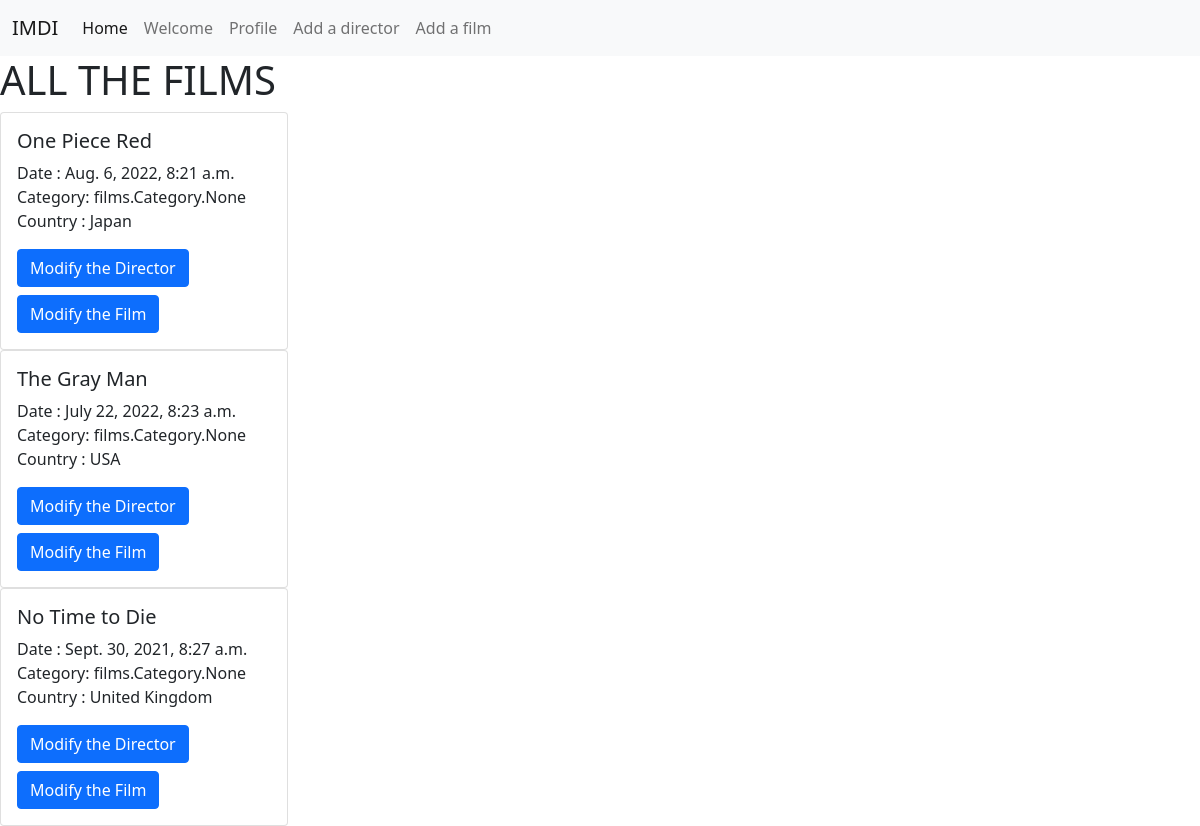
Page /homepage/ on the committed database.
### films/models.py (models this page shows, shortened)
class Title(models.Model):
    title = models.CharField(max_length=200)
    release_date = models.DateTimeField(default=datetime.now)
    created_in_country = models.ForeignKey(Country, on_delete=models.SET_NULL, null=True, related_name="created_in_country")
    available_in_countries = models.ManyToManyField(Country)
    category = models.ManyToManyField(Category)
    director = models.ManyToManyField(Director)

class Country(models.Model):
    name = models.CharField(max_length=200)
    def __str__(self):
        return self.name

### films/views.py (the view)
# urls.py: path('homepage/', views.homepage, name='homepage'),
def homepage(request):
    films = Title.objects.all()
    context = {'films': films}
    return render(request,'homepage.html',context)

### films/templates/homepage.html
{% extends 'base.html' %}
{% load static %}
{% block content%}
<h1>ALL THE FILMS</h1>
{%for film in films%}
<div class="card" style="width: 18rem;">
    <div class="card-body">
        <h5 class="card-title">{{film.title}}</h5>
        <p class="card-text">
            Date : {{film.release_date}} <br>
            Category: {{film.category}}<br>
            Country : {{film.created_in_country}}<br>
        </p>
        <a href="#" class="btn btn-primary">Modify the Director</a>
        <a href="#" class="btn btn-primary mt-2">Modify the Film</a>
    </div>
</div>
{%endfor%}
{% endblock%}

### films/templates/base.html (shortened to what this page needs)
{% load static %}
<!DOCTYPE html>
<html lang="en">
<head>
    <link href="https://cdn.jsdelivr.net/npm/bootstrap@5.0.2/dist/css/bootstrap.min.css" rel="stylesheet">
</head>
<body>
    {% include 'navbar.html' %}
    {% block content%}{% endblock%}
</body>
</html>

### films/templates/navbar.html (shortened to what this page needs)
{%load static%}
<nav class="navbar navbar-expand-lg navbar-light bg-light">
    <div class="container-fluid">
      <a class="navbar-brand" href="#">IMDI</a>
      <div class="collapse navbar-collapse" id="navbarSupportedContent">
        <ul class="navbar-nav me-auto mb-2 mb-lg-0">
          <li class="nav-item">
            <a class="nav-link active" aria-current="page" href="{% url 'homepage' %}">Home</a>
          </li>
          <li class="nav-item">
            <a class="nav-link" href="#">Welcome</a>
          </li>
          <li class="nav-item">
            <a class="nav-link" href="#">Profile</a>
          </li>
          <li class="nav-item">
            <a class="nav-link" href="{% url 'addDirector' %}">Add a director</a>
          </li>
          <li class="nav-item">
            <a class="nav-link" href="{% url 'addFilm' %}">Add a film</a>
          </li>
        </ul>
      </div>
    </div>
  </nav>

### rows in the picture
Title: title "One Piece Red", release_date "Aug. 6, 2022, 8:21 a.m.", category "films.Category.None", created_in_country "Japan"
Title: title "The Gray Man", release_date "July 22, 2022, 8:23 a.m.", category "films.Category.None", created_in_country "USA"
Title: title "No Time to Die", release_date "Sept. 30, 2021, 8:27 a.m.", category "films.Category.None", created_in_country "United Kingdom"
